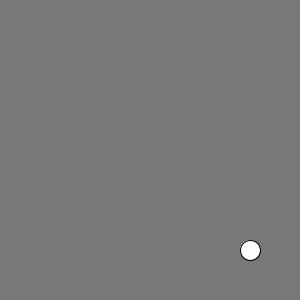
Frame 1 (no input)
Frame 60 (the mouse pressed at the canvas centre just before this capture): identical to frame 1, image omitted
Frame 120 (the mouse held since frame 60 and released just before this capture): identical to frame 1, image omitted

The Processing sketch that drew this single still picture (run headless with seeded random() and noise(); from frame 60 on, the mouse is pressed at the canvas centre):

// Processing sketch: switch_keyCode
// ── switch_keyCode.pde
int x = 250;
int y = 250;

void setup() {
  size(300, 300);
}

void draw() {
  background(120);
  if (keyPressed) {
    switch (keyCode) {
    case UP :
      y = y - 5;
      break;
    case DOWN:
      y = y + 5;
      break;
    case RIGHT:
      x = x + 5;
      break;
    case LEFT:
      x = x - 5;
      break;
    }
  }
  
  ellipse (x, y, 20,20);
}
